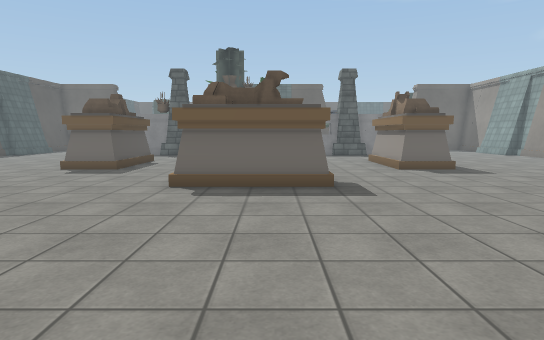
[1] (above)

21 first-person views from a walk through a Unity game level. The camera is 1.3 m above the floor, tilts 6° down and sees 75° across. The floor is counted in squares, 1 m on a side. Each view is taken from the middle of a square. On the plan, view 1 faces up. The plan holds only what a view shows up to about 15 squares ahead; the rest is blank. The place goes on beyond the plan. Some surface patterns are stand-ins.

[2]
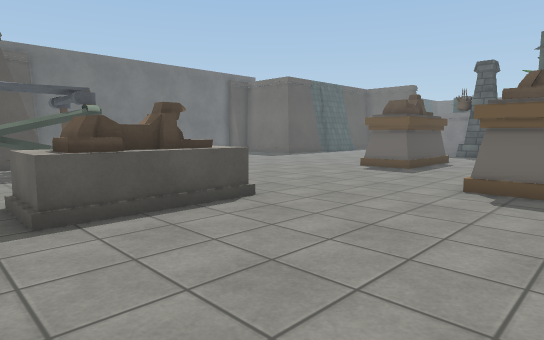

[3]
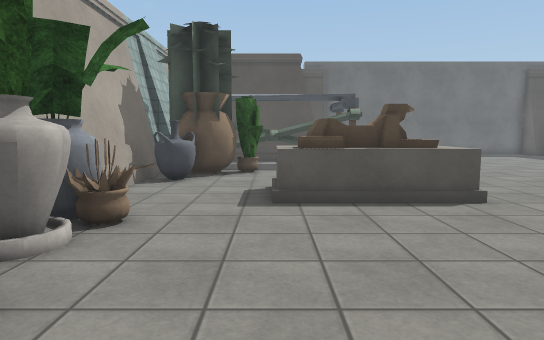

[4]
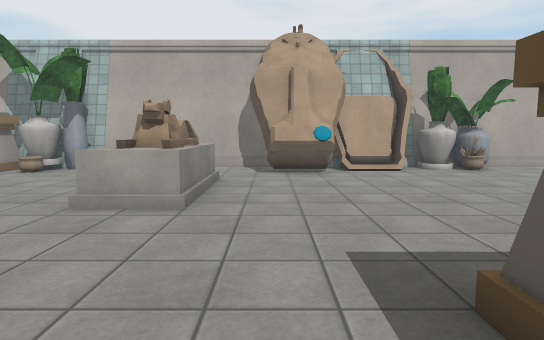

[5]
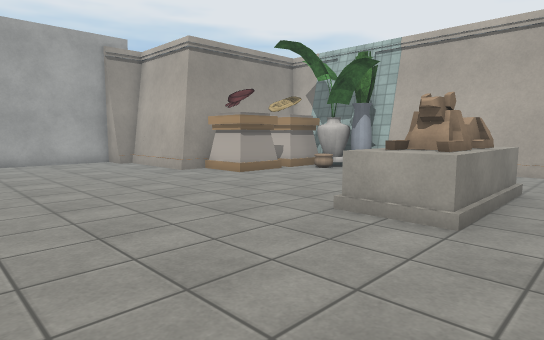

[6]
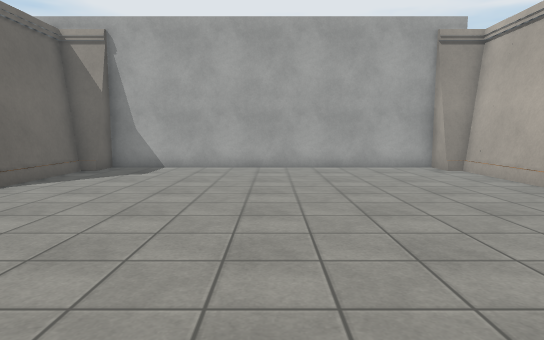

[7]
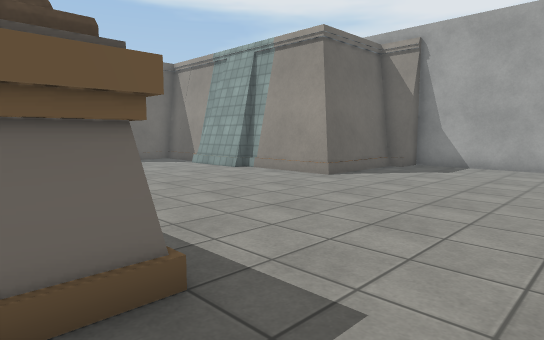

[8]
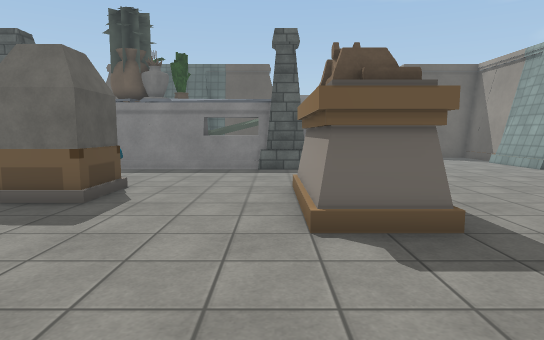

[9]
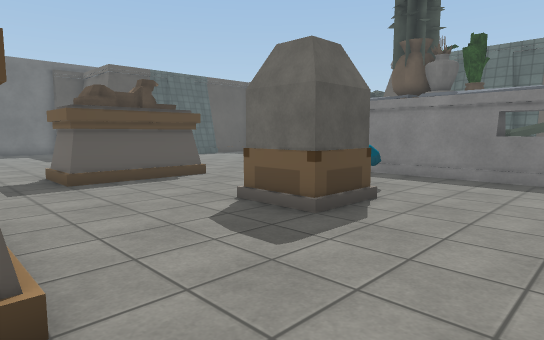

[10]
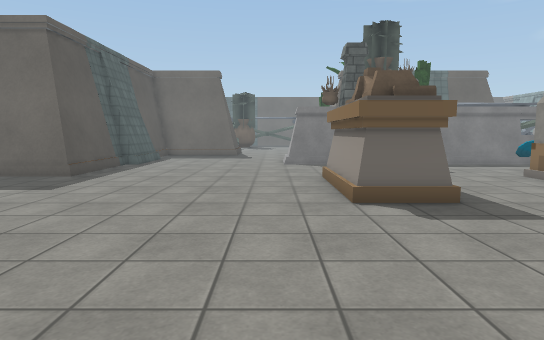

[11]
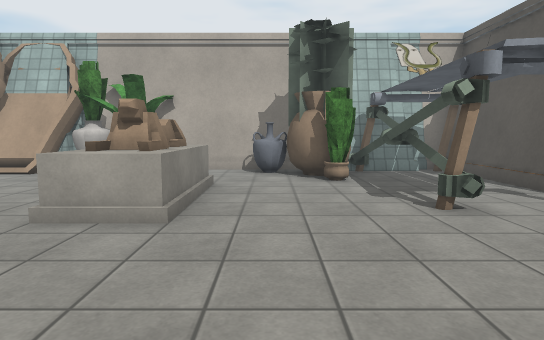

[12]
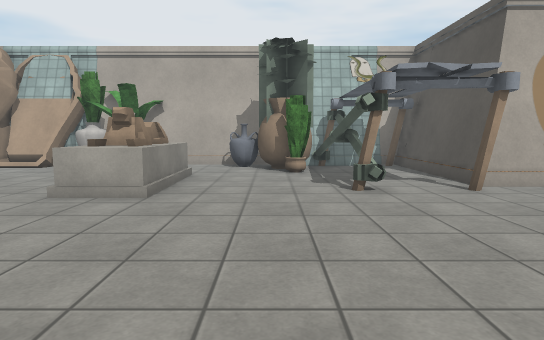

[13]
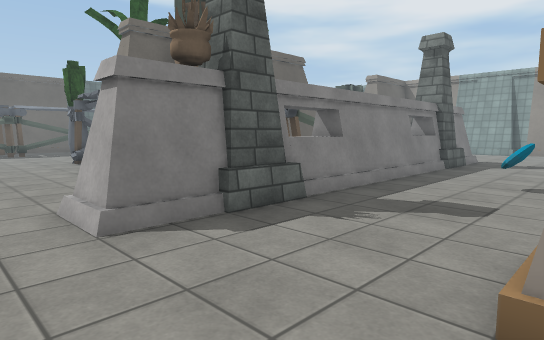

[14]
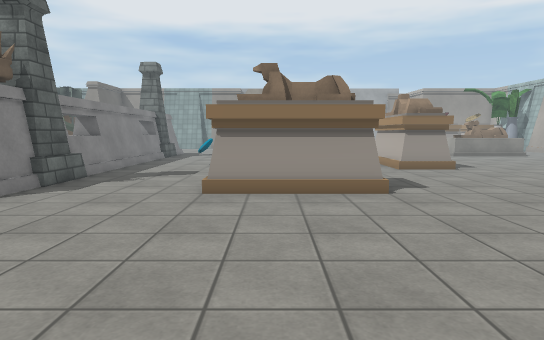

[15]
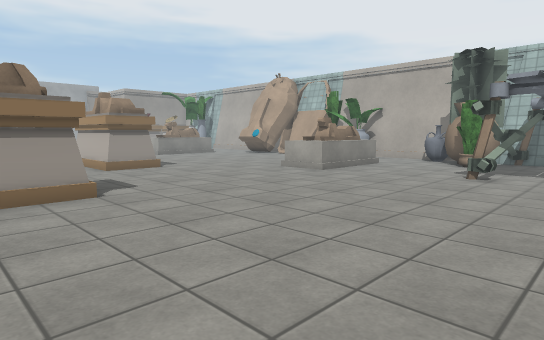

[16]
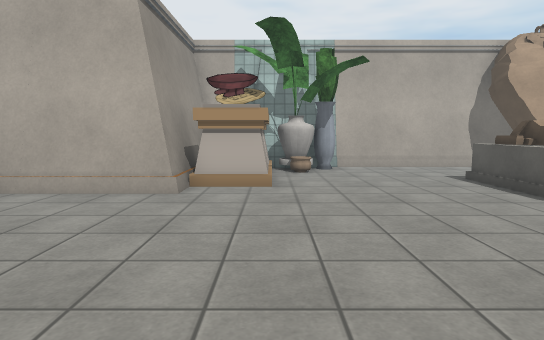

[17]
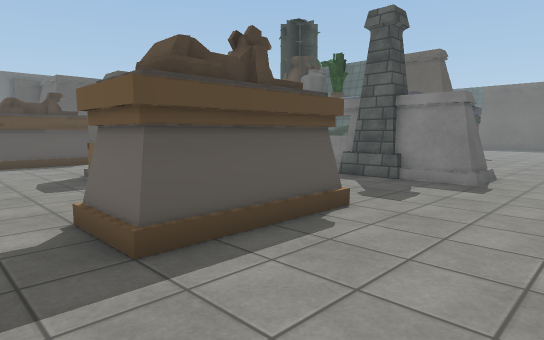

[18]
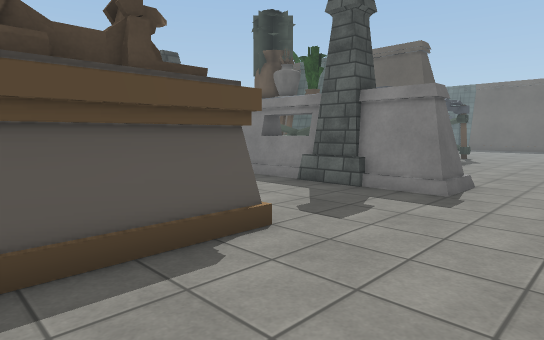

[19]
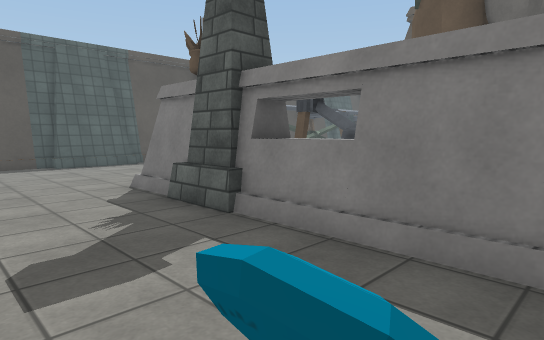

[20]
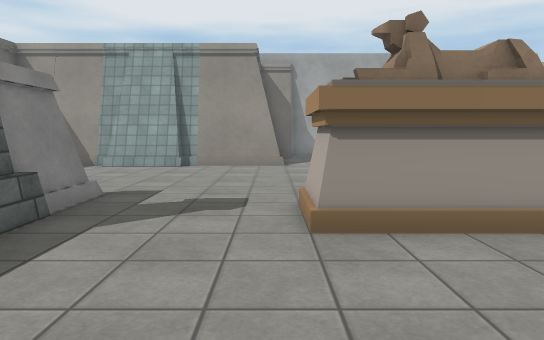

[21]
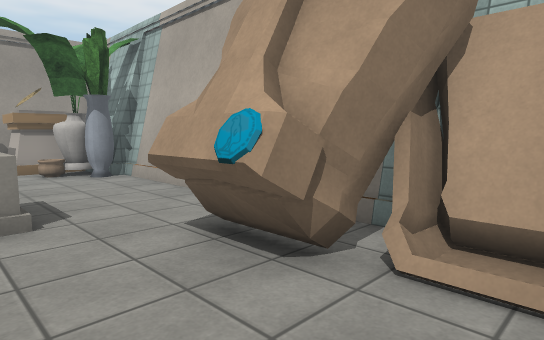

### Floor plan
Points are (right, up) in squares from view 1. A wall is a line through its corners. A room is listed if a view was taken in it or the views show most of it. See-through windows are left out.
Room 1 (views 1, 2, 3, 4, 5, 6, 7, 8, 9, 10, 11, 12, 13, 14, 15, 16, 17, 18, 19, 20, 21)
walls: (3.6, 20.9) (-4.9, 20.9); (3.6, 21.1) (-5, 21.1); (7, 20.9) (5.4, 20.9); (7, 21.5) (7, 21.1) (5.4, 21.1); (2.5, -2.9) (10.2, -2.9); (7.2, 21.5) (7.2, 21.1); (-6.4, 20.9) (-8, 20.9); (-6.4, 21.1) (-8, 21.1) (-8, 21.5); (-3.3, -2.9) (-1.8, -2.9); (-8.3, 20.9) (-8.3, 21.5); (14.1, 16.6) (14.1, 21.5); (14.1, 3.2) (18.4, 3.2); (14.4, 16.6) (14.4, 20.7); (14.5, 3) (18.4, 3) (18.4, 4); (10.2, -2.5) (10.2, -2.3); (10.2, -2.5) (12.9, -2.5); (14.4, 2) (14.4, 3.4); (10.9, -2.8) (11.4, -2.8); (-15.2, 3.2) (-15.2, -2.5); (-11.2, -2.9) (-3.8, -2.9); (-15.5, 3) (-15.5, -2.5) (-11.2, -2.5); (18.1, 4) (19.3, 4) (19.3, 16) (18.1, 16); (18.4, 15.9) (18.4, 17) (14.5, 17); (18.5, 16.7) (14.1, 16.7); (-15.5, 20.7) (-15.5, 16.9); (-15.1, 21.5) (-15.1, 18.5); (-15.2, 21.5) (-15.2, 16.6); (-15.5, -2.9) (-13.9, -2.9)
low walls: (1.1, -2.5) (1.7, -2.5); (3.1, -2.5) (10.2, -2.5); (1.2, -2.8) (10.2, -2.8); (-2.9, -2.5) (-2.1, -2.5); (7.4, 21.5) (7.4, 20.6); (-8.4, 20.6) (-8.4, 21.5); (10.2, -2.3) (12.7, -2.3); (14.1, 1.6) (14.1, 3.4) (18.1, 3.4) (18.1, 4); (13.6, 20.7) (13.6, 21.5); (13.7, 20.7) (13.7, 21.5); (-10, -2.5) (-5.3, -2.5); (-10.6, -2.8) (-1.8, -2.8); (-15.1, 3.1) (-15.1, -1.4); (-15.1, 17.4) (-15.1, 16.6) (-15.5, 16.6); (18.1, 16) (18.1, 16.6) (14.1, 16.6); (-15.1, 18.4) (-15.1, 17.5); (-14.1, -2.1) (-12.1, -2.1); (-14.6, 21.5) (-14.6, 20.7); (-14, -2.3) (-11.5, -2.3); (-14.7, 21.5) (-14.7, 20.7); (-15.5, -2.8) (-14, -2.8)
objects: other object (-15, 4); other object (-13, -1) to (-12, 4); other object (-11, -2) to (-10, -1); other object (-11, 0) to (-10, 0); other object (-9, -2) to (-8, -1); other object (-7, 1) to (-6, 5); other object (-7, 13) to (-6, 16); other object (-6, 21); other object (-5, -2); other object (-4, -2); other object (-4, -1); other object (-3, -2); other object (-3, -2) to (-2, -1); other object (-2, 9) to (1, 10); other object (-1, -2) to (3, 0); other object (-1, 15) to (0, 16); other object (-1, 18) to (0, 18); other object (4, 21) to (5, 21); other object (5, 1) to (6, 5); other object (5, 13) to (6, 16); other object (10, -2); other object (11, -2) to (11, -1)
Room 2 (no view inside)
walls: (14.4, -1.4) (14.4, 2)
objects: other object (12, -2) to (13, 0); other object (12, 1) to (13, 1)

Positions as (right, up) in squares from view 1, and headings:
1: (0, 0), facing up
2: (0, 0), facing up-left
3: (1, 1), facing left
4: (3, 11), facing down
5: (3, 10), facing down-right
6: (6, 10), facing right
7: (5, 10), facing up-right
8: (4, 8), facing up
9: (4, 10), facing up-left
10: (-9, 6), facing up
11: (-9, 10), facing down
12: (-10, 12), facing down
13: (-10, 16), facing up-right
14: (-15, 15), facing right
15: (-15, 15), facing down-right
16: (12, 11), facing down
17: (10, 11), facing up-left
18: (10, 13), facing up-left
19: (0, 17), facing up-left
20: (0, 17), facing right
21: (-1, 2), facing down-right
